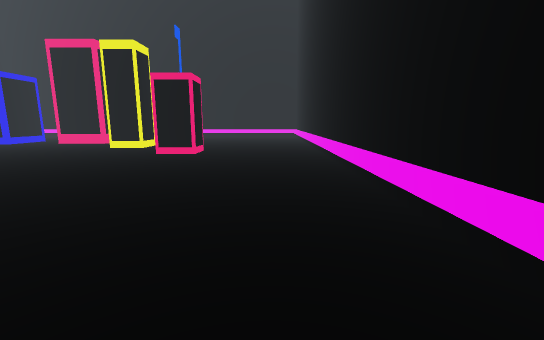
View 1 (above)

19 first-person views from a walk through a Unity game level. The camera is 1.3 m above the floor, tilts 10° down and sees 90° across. The floor is counted in squares, 1 m on a side. Each view is taken from the middle of a square. On the plan, view 1 faces up. The plan holds only what a view shows up to about 13 squares ahead; the rest is blank. The place goes on beyond the plan. The player is left out.

View 2
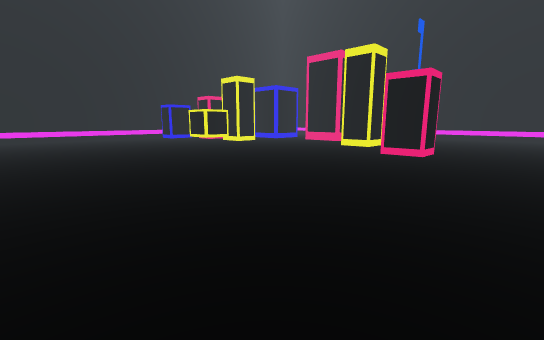

View 3
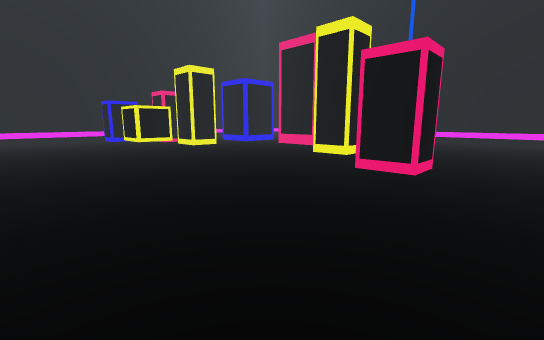

View 4
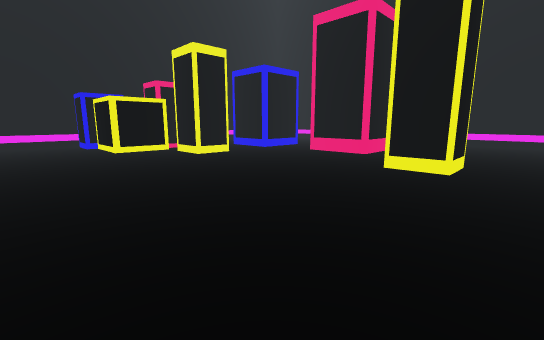

View 5
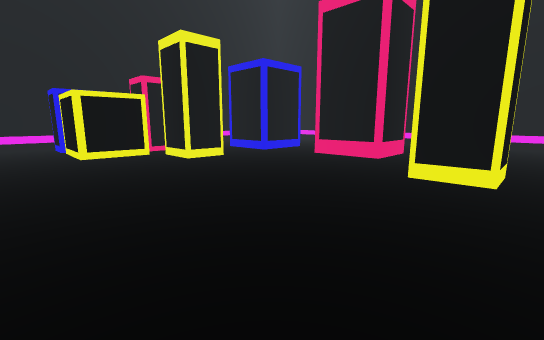

View 6
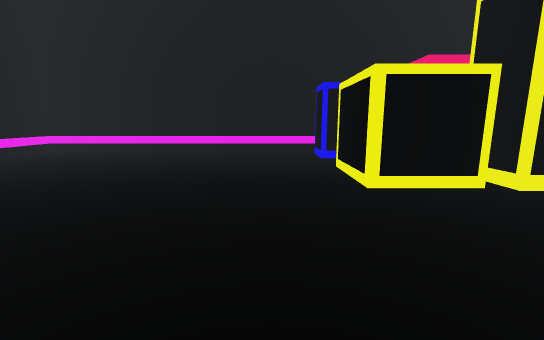

View 7
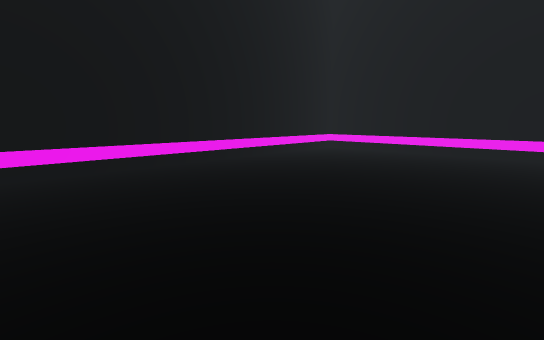

View 8
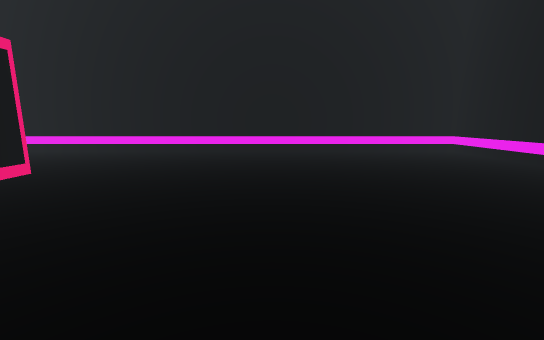

View 9
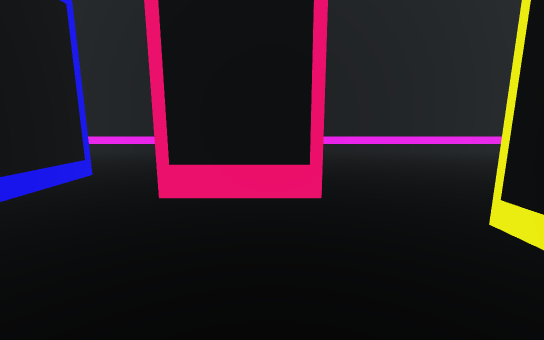

View 10
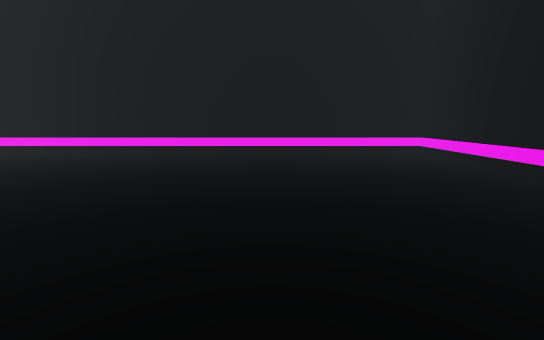

View 11
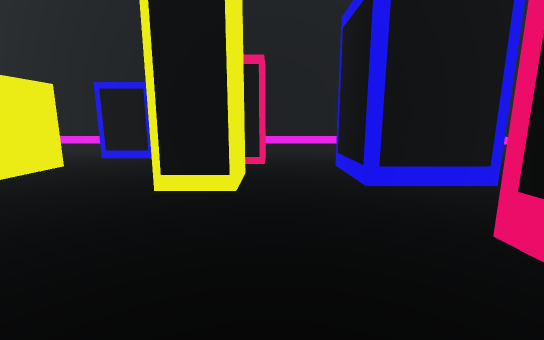

View 12
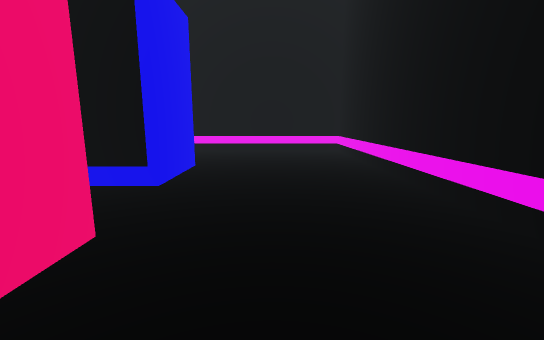

View 13
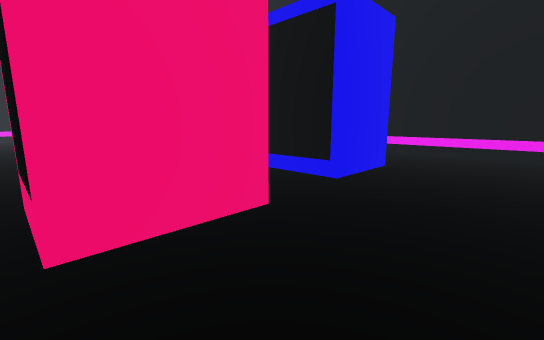

View 14
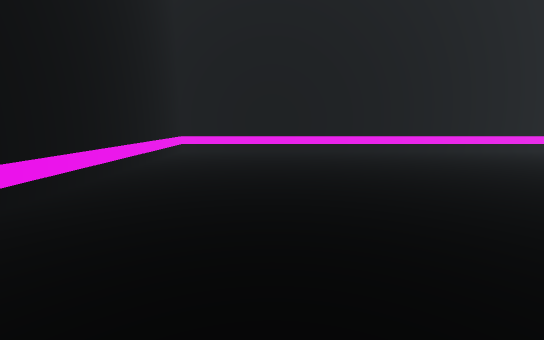

View 15
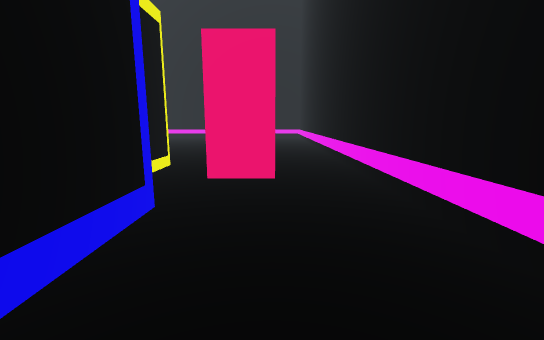

View 16
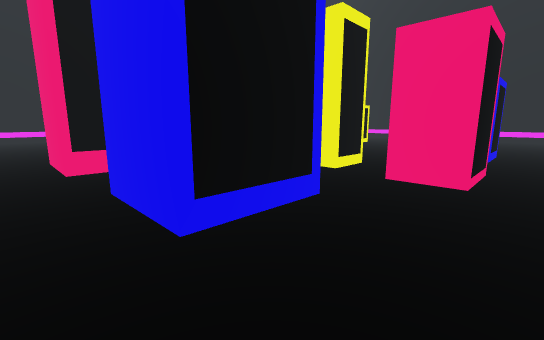

View 17
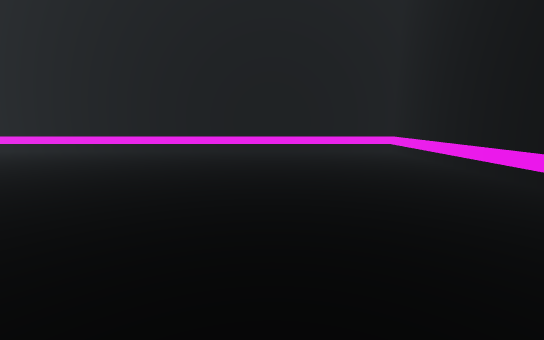

View 18
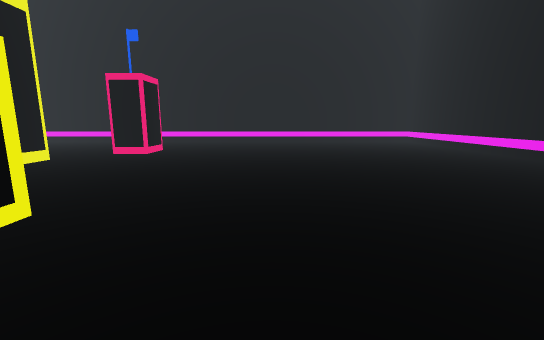

View 19
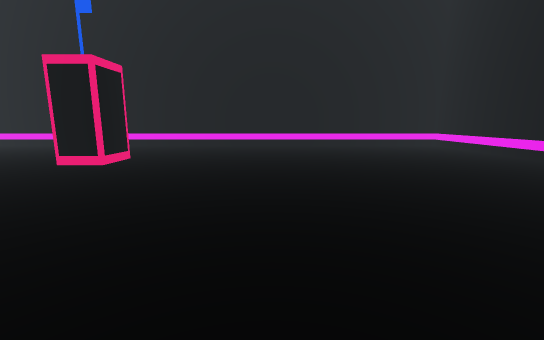

### Floor plan
Key: @ floor where view 1 was taken; # wall or solid block; . floor; O other object.
Columns run from 22 left of view 1 to 2 right of it. Each row starts with its distance up from view 1.
 24 #########################
 23 #.......................#
 22 #.......................#
 21 #.......................#
 20 #.......................#
 19 #...###..####...........#
 18 #...###..####...........#
 17 #  .###..O###...........#
 16 #...O##.................#
 15 #.............#O........#
 14 #.##..........##........#
 13 #.##.##O................#
 12 #.O#.###.........O O....#
 11 #.................O.....#
 10 #.OO...OO...............#
  9 #.OO...OO...............#
  8 #......OO...............#
  7 #.......................#
  6 #.......................#
  5 #.......................#
  4 #.......................#
  3 #.......................#
  2 #.......................#
  1 #.......................#
  0 #.....................@.#
 -1 #.......................#
 -2 #.......................#
 -3 #########################

Positions as (right, up) in squares from view 1, and headings:
1: (0, 0), facing up
2: (0, 0), facing up-left
3: (-1, 4), facing up-left
4: (-5, 6), facing up-left
5: (-6, 7), facing up-left
6: (-10, 7), facing left
7: (-10, 5), facing down-left
8: (-10, 5), facing right
9: (-11, 12), facing up
10: (-4, 13), facing up
11: (-10, 14), facing left
12: (-10, 21), facing left
13: (-10, 22), facing down-left
14: (-10, 20), facing right
15: (-20, 20), facing down
16: (-21, 20), facing down-right
17: (-17, 9), facing down
18: (-16, 6), facing right
19: (-13, 6), facing right
